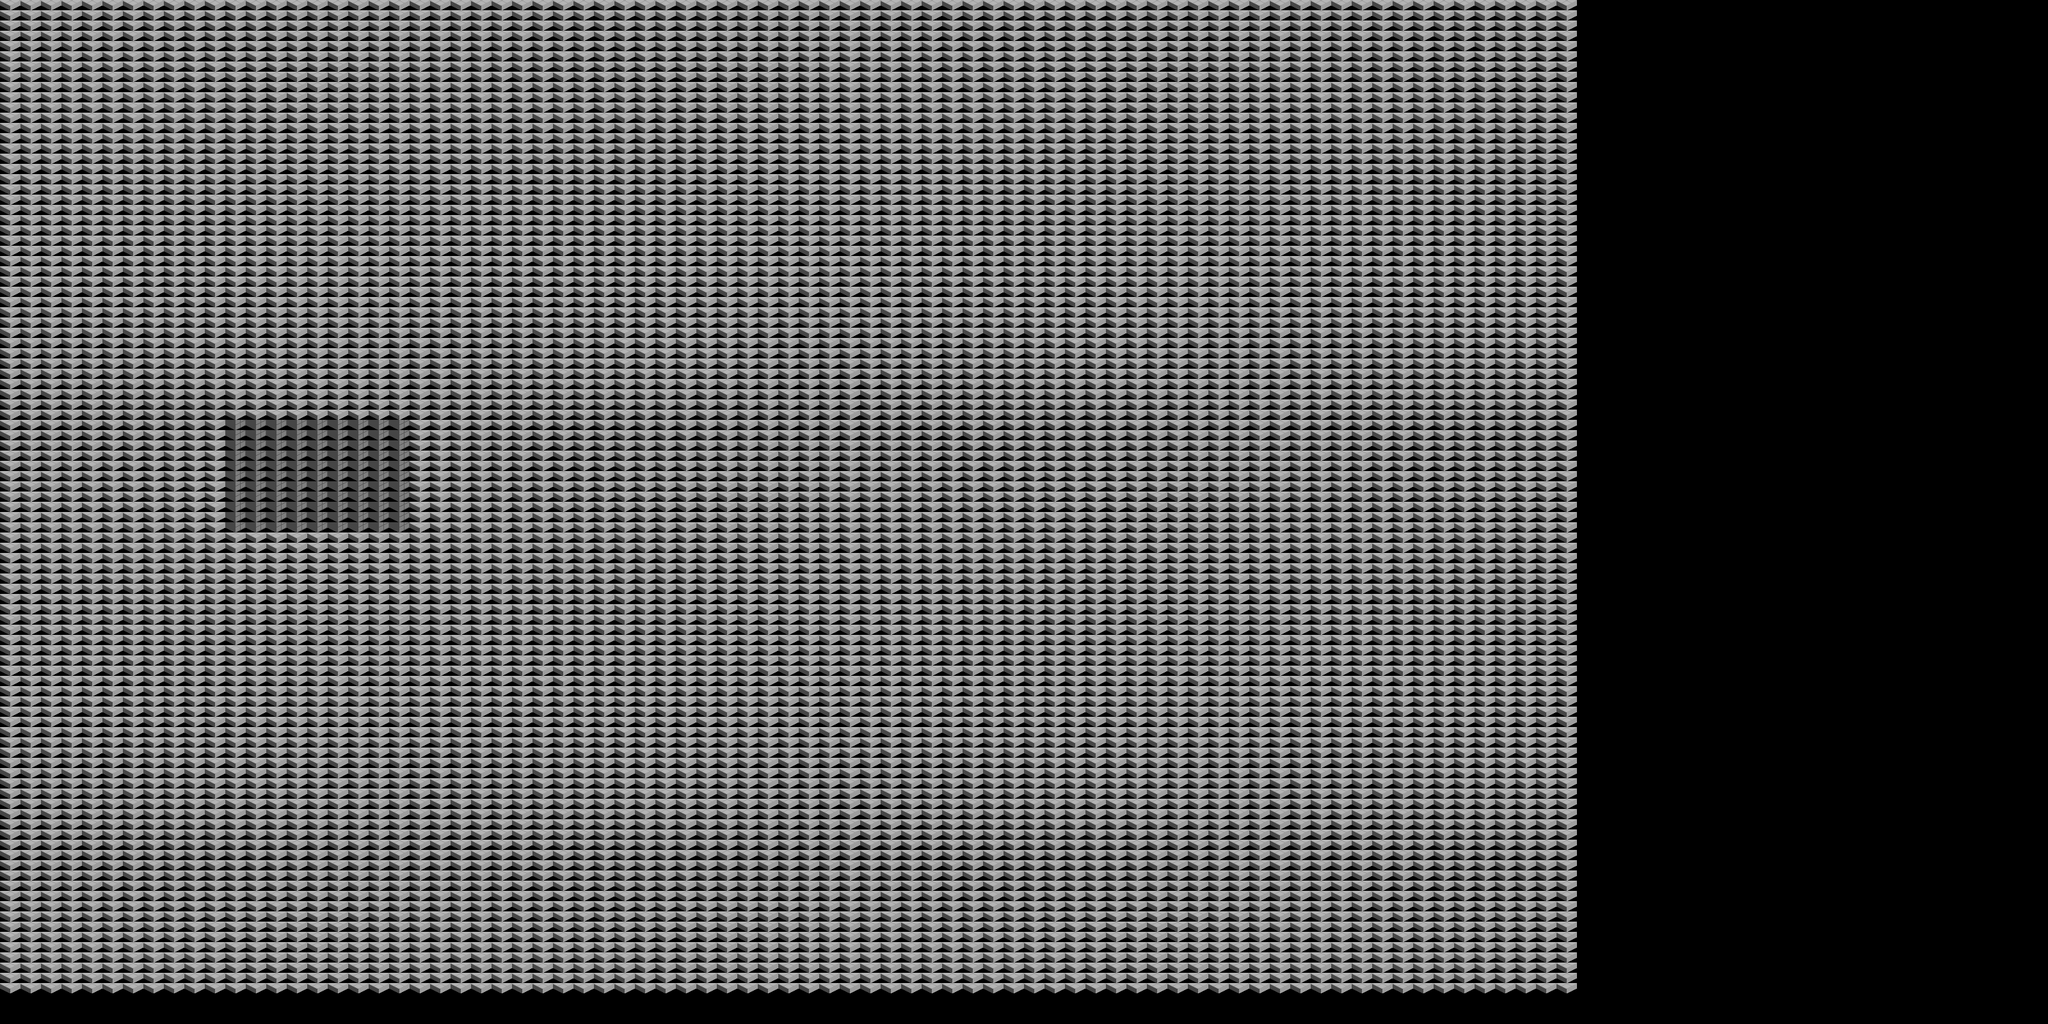

A level layout from a 2D game, rendered from its tile map. Below: a short description, then the map file with tile-grid data replaced by summaries:
An orthogonal 100x100 tile map with 32x16 px tiles, 1 tile layer (Tile Layer 1).

<map version="1.9" tiledversion="1.9.2" orientation="orthogonal" renderorder="right-down" width="100" height="100" tilewidth="32" tileheight="16" infinite="0" nextlayerid="2" nextobjectid="1">
 <tileset firstgid="1" source="test4.tsx" />
 <layer id="1" name="Tile Layer 1" width="100" height="100">
  <data>[10000 cells, 7469 non-empty, 2 distinct tile ids]</data>
 </layer>
</map>
